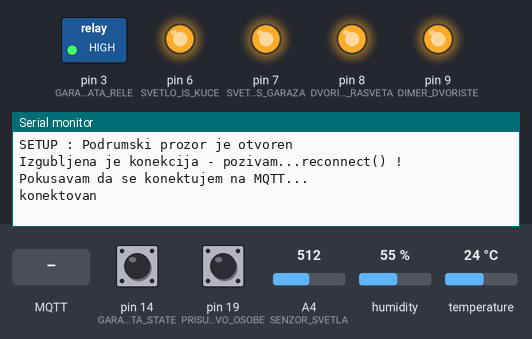
This sketch was run on a simulated Arduino Uno, built with avr-gcc and run on an emulated ATmega328P. On the bench: switched loads named in the sketch (green lamp = pin HIGH), output pins drawn as LEDs (lit = HIGH), the last lines printed to the serial monitor. Inputs (shaded band) come from the test bench; at power-on: pin 14 (GARAZA_VRATA_STATE) HIGH, A4 (SENZOR_SVETLA) = 512, pin 19 (PRISUSTVO_OSOBE) HIGH, humidity 55 %, temperature 24 °C. WiFi joins after 1.5 s; servers stay silent unless stated; no MQTT or app messages arrive unless stated.

Above: at 2.7 s.
2.8 s: MQTT message "kuca/Dvo/sv1" arrives on the first subscribed topic
At 4.4 s:
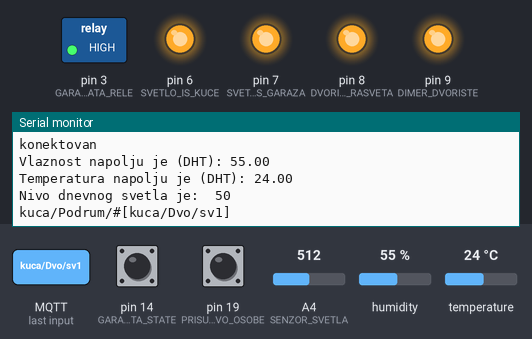
4.7 s: MQTT message "on" arrives on the first subscribed topic
At 5.7 s:
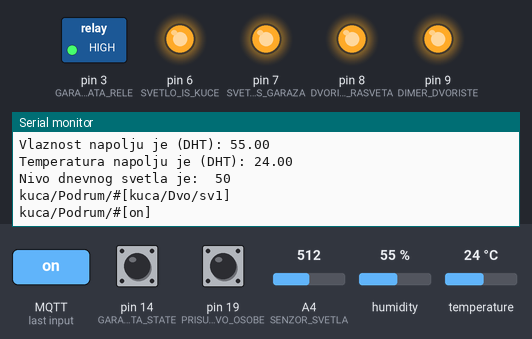
6.2 s: MQTT message "kuca/Dvo/svd1" arrives on the first subscribed topic
At 6.8 s:
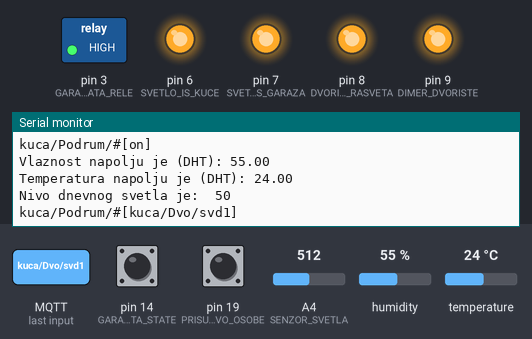

Measured:
- after the input at 2.8 s, the serial monitor: prints a new line after 0.45 s (image 1)
- after the input at 4.7 s, the serial monitor: prints a new line after 0.05 s (image 2)
- after the input at 6.2 s, the serial monitor: prints a new line after 0.08 s (image 3)

The sketch:

Arduino_UNO_Ethernet_Dvoriste.ino
```cpp
/*

 DVORISTE

 Kombinacija sa UNO R2 i Ethernrt Shield plocom W5100

 Nije probano 29.07.2016.

 Reconnecting MQTT example - non-blocking

 This sketch demonstrates how to keep the client connected
 using a non-blocking reconnect function. If the client loses
 its connection, it attempts to reconnect every 5 seconds
 without blocking the main loop.


*/

#include <SPI.h>
#include <Ethernet.h>
#include <PubSubClient.h>
#include <OneWire.h>
#include <DallasTemperature.h>
#include <SoftwareSerial.h>

#include <RCSwitch.h>

#include <Wire.h>  // Comes with Arduino IDE
#include "DHT.h"

// IZLAZI

#define DIMER_DVORISTE       9    //  OUT -
#define DVORISNA_RASVETA     8    //  OUT -
#define SVETLO_IS_GARAZA     7    //  OUT -
#define SVETLO_IS_KUCE       6    //  OUT -
#define GARAZA_VRATA_RELE    3    //  OUT -

// ULAZI

#define PRISUSTVO_OSOBE      19     //  IN -
#define GARAZA_VRATA_STATE   14     //  IN -

#define SENZOR_SVETLA        A4     //  IN -

#define GARAZA_DHTPIN        15     //  IN  - DHT11  Vlaznost i temperatura napolju
#define DHTTYPE DHT11
DHT dht(GARAZA_DHTPIN, DHTTYPE);


byte mac[]    = {  0xDA, 0xED, 0xBA, 0xFE, 0xFE, 0xED };
IPAddress ip(192, 168, 1, 31);
IPAddress server(192, 168, 1, 100);

EthernetClient ethClient;
PubSubClient client(ethClient);

RCSwitch mySwitch = RCSwitch();

long lastMsg  = 0;
long lastMsg1 = 0;
char msg1[10], msg2[10], msg3[10];
int  value  = 0;
int  value1 = 0;


int svd1=0;
int svn1=0;

float temp;
float tempOld = 0;

int ko1=1;
int ko2=1;
int ko3=1;
int ko4=1;

int old_ko1=0;
int old_ko2=0;
int old_ko3=0;
int old_ko4=0;


void callback(char* topic, byte* payload, unsigned int length) {
    int i=0;
    char message_buff[100];

    for (int i = 0; i < length; i++) {
       message_buff[i] = (char)payload[i];
//     Serial.print((char)payload[i]);
    }

    payload[length] = '\0';
    String strPayload = String((char*)payload);

   Serial.println("");
   Serial.print(String((char*)topic));
   Serial.print("[");
   Serial.print(strPayload);
   Serial.println("]");


  if (String((char*)topic) == "kuca/Dvo/sv1") {         // Dvorisna rasveta
      if (strPayload == "on") {
        digitalWrite(DVORISNA_RASVETA,LOW);
        Serial.println("Ukljuceno je svetlo na dvoristu");
                              }
       else       {
        digitalWrite(DVORISNA_RASVETA,HIGH);
        Serial.println("Iskljuceno je svetlo na dvoristu");
                  }
 }

  if (String((char*)topic) == "kuca/Dvo/svd1") {       //  Dimer - Dvorisna rasveta

       analogWrite(DIMER_DVORISTE,100-strPayload.toInt());
       Serial.println("");
       Serial.print("Nivo svetla na dvoristu je: ");
       Serial.print(strPayload.toInt());
       Serial.println("");

           }


 if (String((char*)topic) == "kuca/Dvo/sv2") {          // Svetlo ispred garaze
     if (strPayload == "on") {
        digitalWrite(SVETLO_IS_GARAZA,LOW);
        Serial.println("Ukljuceno je svetlo ispred garaze");
                              }
       else       {
        digitalWrite(SVETLO_IS_GARAZA,HIGH);
        Serial.println("Iskljuceno je svetlo ispred garaze");
                  }
 }

 if (String((char*)topic) == "kuca/Dvo/sv3") {          // Svetlo  ispred kuce
     if (strPayload == "on") {
        digitalWrite(SVETLO_IS_KUCE,LOW);
        Serial.println("Ukljuceno je svetlo ispred kuce");
                              }
       else       {
        digitalWrite(SVETLO_IS_KUCE,HIGH);
        Serial.println("Iskljuceno je svetlo ispred kuce");
                  }
 }

 if (String((char*)topic) == "kuca/Dvo/sv4") {         // Zakljucavanje / otkljucavanje vrata garaze
     if (strPayload == "on") {
        digitalWrite(GARAZA_VRATA_RELE,LOW);
        Serial.println("Vrata su zakljucana");
                              }
       else       {
        digitalWrite(GARAZA_VRATA_RELE,HIGH);
        Serial.println("Vrata su otkljucana");
                  }
 }


}


boolean reconnect() {
  // Loop until we're reconnected
  while (!client.connected()) {
          Serial.println("Pokusavam da se konektujem na MQTT...");
          client.connect("Klijent_Podrum");
          delay(10);
          // Attempt to connect
    if (client.connect("Klijent_Podrum")) {
        Serial.println("konektovan");
         // Once connected, publish an announcement...
        client.publish("Klijent_Podrum", "Klijent PODRUM je konektovan");
         // ... and resubscribe
        client.subscribe("kuca/Podrum/#");
    } else {
      Serial.print("greska, rc=");
      Serial.print(client.state());
      Serial.println(" pokusacu ponovo za 2 sekunde");
      // Wait 3 seconds before retrying
      delay(2000);
    }
  }
return client.connected();


/*
  if (client.connect("Klijent_Podrum")) {

    // Once connected, publish an announcement...

    client.publish("Klijent_Podrum","Klijent PODRUM je konektovan");
    Serial.println("Klijent PODRUM je konektovan");

    // ... and resubscribe
    client.subscribe("kuca/Podrum/#");
  }
  return client.connected();
 */
}

void setup()
{

    pinMode(DVORISNA_RASVETA, OUTPUT);       // Dvorisna rasveta
    pinMode(DIMER_DVORISTE,   OUTPUT);       // Dvorisna rasveta - DIMMER
    pinMode(SVETLO_IS_GARAZA, OUTPUT);       // Svetlo ispred garaze
    pinMode(SVETLO_IS_KUCE,   OUTPUT);       // Svetlo ispred kuce
    pinMode(GARAZA_VRATA_RELE,OUTPUT);       // Zakljucavanje / otkljucavanje vrata od garaze


    pinMode(SENZOR_SVETLA,INPUT);             // Ulaz analognog senzora
    pinMode(GARAZA_VRATA_STATE,INPUT_PULLUP); // Vrata garaze
    pinMode(PRISUSTVO_OSOBE,INPUT_PULLUP);    // Prisustvo osobe u garazi


// inicijalizacija izlaza - Ugasi sve izlaze

    digitalWrite(DVORISNA_RASVETA, HIGH);
    digitalWrite(DIMER_DVORISTE,   HIGH);
    digitalWrite(SVETLO_IS_GARAZA, HIGH);
    digitalWrite(SVETLO_IS_KUCE,   HIGH);
    digitalWrite(GARAZA_VRATA_RELE,HIGH);


   Serial.begin(115200);
   client.setServer(server, 1883);
   client.setCallback(callback);

   Ethernet.begin(mac, ip);
   delay(1500);

   mySwitch.enableReceive(0);  // Receiver on interrupt 0 => that is pin #2

//*******************************************************
// Posalji trenutno stanje digitalnih ulaza na openHAB

ko4 = digitalRead(GARAZA_VRATA_RELE);
if ( ko4 == 1)  { client.publish("kuca/Dvo/sv4/state", "OPEN");
                  Serial.println("SETUP : Podrumski prozor je otvoren ");
                }
     else        {   client.publish("kuca/Dvo/sv4/state", "CLOSED");
                     Serial.println("SETUP : Podrumski prozor je zatvoren ");
                 }
old_ko4 = ko4;

}

void loop() {

  if (!client.connected()) {
    Serial.println("Izgubljena je konekcija - pozivam...reconnect() !");
    reconnect();
    delay(100);
        }

// ******* Prijem RF signala ****************************
if (mySwitch.available()) {

    int valueRF = mySwitch.getReceivedValue();

    if (valueRF == 0) {
      Serial.print("Unknown encoding");
    } else {
      Serial.print("Received ");
      Serial.print( mySwitch.getReceivedValue() );
      Serial.println("");
    }

    mySwitch.resetAvailable();
  }

//******* Da li su vrata GARAZE  otvorena ili zatvorena ? *************
  int ko1 = digitalRead(GARAZA_VRATA_STATE);
  if ( old_ko1 != ko1) {

     if ( ko1 == 1)   client.publish("kuca/Dvo/ko1", "OPEN");
     else             client.publish("kuca/Dvo/ko1", "CLOSED");
  }
     old_ko1 = ko1;
//**********************************************************************
//******* Da li su vrata garaze  OTKLJUCANA ili ZAKLJUCANA ? ***********
// Provera stanja izlaza Arduino UNO R3 modula i slanje stanja na OpenHAB

  int ko4 = digitalRead(GARAZA_VRATA_RELE);
  if ( old_ko4 != ko4) {

     if ( ko4 == 1)   client.publish("kuca/Dvo/sv4/state", "OPEN");
     else             client.publish("kuca/Dvo/sv4/state", "CLOSED");
  }
     old_ko4 = ko4;

//************** Provera prisustva osobe ***************************
int ko2 = digitalRead(PRISUSTVO_OSOBE);
  if (old_ko2 != ko2 ) {
     if ( ko2 == 1)   client.publish("kuca/Dvo/ko2", "CLOSED");
     else             client.publish("kuca/Dvo/ko2", "OPEN");
  }
     old_ko2 = ko2;


//****** Petlja za slanje podataka na 3 sekunde *************

 long now = millis();
  if (now - lastMsg > 3000) {
    lastMsg = now;
    ++value;

//****** Ocitavanje sa DHT11 senzora *************

  float h = dht.readHumidity();
  float t = dht.readTemperature();

  if (isnan(h) || isnan(t) ) {
    delay(20);
    Serial.println("Failed to read from DHT sensor!");
    return;
  }

//  Serial.print("Humidity DHT: ");
//  Serial.print(h);
//  Serial.println(" %\t");
//  Serial.print("Temperature DHT: ");
//  Serial.print(t);
//  Serial.println(" C ");

  dtostrf(h,4,2,msg2);
  Serial.print("Vlaznost napolju je (DHT): ");
  Serial.println(msg2);
  client.publish("kuca/vlaDvo",msg2);

  dtostrf(t,4,2,msg3);
  Serial.print("Temperatura napolju je (DHT): ");
  Serial.println(msg3);
  client.publish("kuca/tempNap",msg3);

//**** Ocitavanje sa senzora svetla ********

  int ko3 = analogRead(SENZOR_SVETLA) / 10.24;  // Skalirano od 0 - 100%
  snprintf (msg3, 75, "%ld", ko3);
  Serial.print("Nivo dnevnog svetla je:  ");
  Serial.println(msg3);
  if (old_ko3 != ko3 ) {
        client.publish("kuca/Dvo/svn1", msg3);
          }
     old_ko3 = ko3;

  }


//***** Na svakih 1 minut uploduj sa openHAB-a trenutna stanja 10000 = 1.40 minuta ********

long now1 = millis();
  if (now1 - lastMsg1 > 100000) {
    lastMsg1 = now1;
    ++value1;

client.subscribe("kuca/Dvo/#");

  }

//*******************************************************************************

  client.loop();
  delay(500);

}
```
